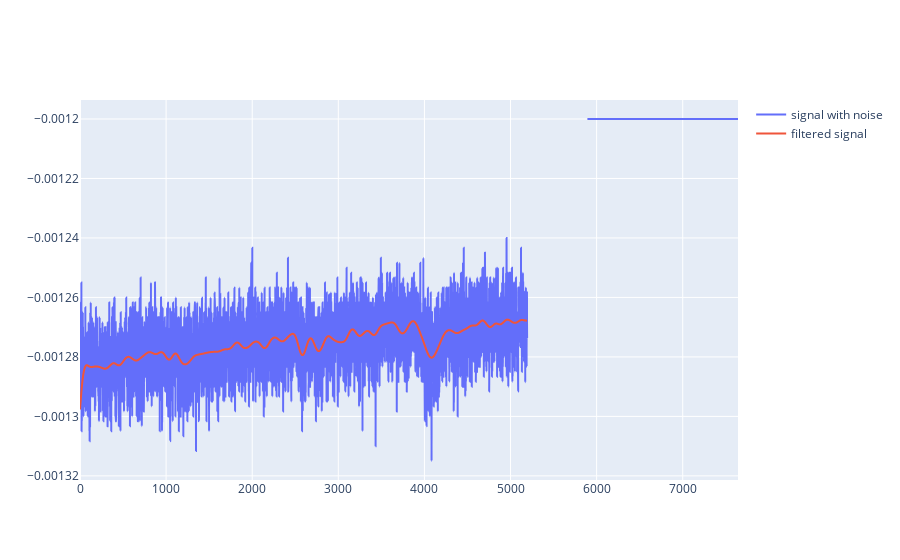

The notebook cell this image was saved under:
### Code cell
#with the graph being zoomable, the signal contains noise from 0 to 5193 samples
#the data after this point is null or noiseless
#So I filter the noise till this record index and plot the graph.

yAC = lowpass_filter(dfAC[0:5193], cutoff, fs, order)   #Applying filter only for data with noise

filterFig = go.Figure()
filterFig.add_trace(go.Scatter(
            y = dfAC,
            line =  dict(shape =  'spline' ),
            name = 'signal with noise'
            ))
filterFig.add_trace(go.Scatter(
            y = yAC,
            line =  dict(shape =  'spline' ),
            name = 'filtered signal'
            ))
filterFig.show(config=conf)

#the orange line below shows the filtered signal.

### Figure 1 — Plotly figure (JSON) as saved in the notebook; plotly's stock layout.template omitted (floating-point values rounded to 4 significant figures; data arrays with more than 128 entries replaced by an {"elided": "..."} marker saying what was removed)
{"data": [{"line": {"shape": "spline"}, "name": "signal with noise", "type": "scatter", "y": {"elided": "7643 float values"}}, {"line": {"shape": "spline"}, "name": "filtered signal", "type": "scatter", "y": {"elided": "5193 float values"}}], "layout": {}}
